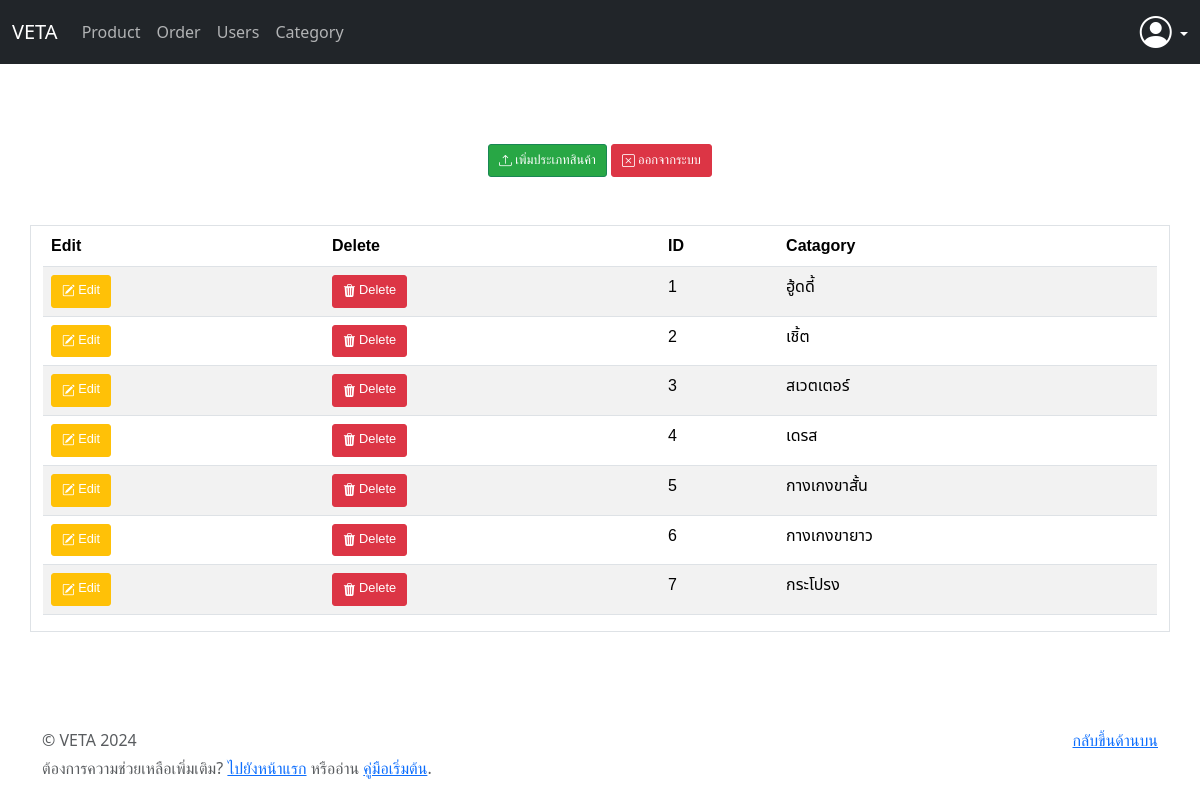
The app's page /login/category/indextype.php (signed in) with its own data.
### tables this page shows
CREATE TABLE `product_type` (
  `pt_id` int(3) NOT NULL,
  `pt_name` varchar(200) NOT NULL
);

### login/category/indextype.php (the view, shortened to what this page needs)
<!doctype html>
<html lang="th" data-bs-theme="auto">
<head>
    <link rel="stylesheet" href="https://cdn.datatables.net/2.1.7/css/dataTables.dataTables.css" />
    <link href="https://cdn.jsdelivr.net/npm/bootstrap@5.3.3/dist/css/bootstrap.min.css" rel="stylesheet">
    <link rel="stylesheet" href="https://cdn.jsdelivr.net/npm/bootstrap-icons@1.11.3/font/bootstrap-icons.min.css">
    <link rel="stylesheet" href="https://cdn.jsdelivr.net/npm/bootstrap-icons@1.11.3/font/bootstrap-icons.min.css">
    <link rel="stylesheet" href="https://cdn.jsdelivr.net/npm/@docsearch/css@3">
    <link href="../assets/dist/css/bootstrap.min.css" rel="stylesheet">
</head>
<body>
    <header data-bs-theme="dark">
        <nav class="navbar navbar-expand-md navbar-light fixed-top bg-dark">
            <div class="container-fluid">
                <a class="navbar-brand">VETA</a>
                <div class="collapse navbar-collapse" id="navbarCollapse">
                    <ul class="navbar-nav me-auto mb-2 mb-md-0">
                        <li class="nav-item">
                            <a class="nav-link" href="../product/indexproduct.php">Product</a>
                        </li>
                        <li class="nav-item">
  		<a class="nav-link" href="../order/view_order.php">Order</a>
		</li>
       <li class="nav-item">
                        <a class="nav-link" href="../user/user_list.php">Users</a>
                    </li>
         <li class="nav-item">
                        <a class="nav-link" href="../category/indextype.php">Category</a>
                    </li>
                            </ul>
                    <div class="dropdown text-end">
                        <a href="#" class="d-block link-body-emphasis text-decoration-none dropdown-toggle"
                           data-bs-toggle="dropdown" aria-expanded="false">
                            <i class="bi bi-person-circle" style="font-size: 32px;"></i>
                        </a>
                    </div>
                </div>
            </div>
        </nav>
    </header>
    <main>
        <section class="py-5 text-center container">
            <div class="row py-lg-5">
            </div>
               <a href="insert.php" class="btn btn-success"><i class="bi bi-upload"></i> เพิ่มประเภทสินค้า </a>
                        <a class="btn btn-danger" href="logout.php"><i class="bi bi-x-square"></i> ออกจากระบบ</a>
        </section>
        <div class="container border">
<table id="myTable" class="table table-striped table table-hover" style="width:100%">
        <thead>
            <tr>
              <th>Edit</th>
              <th>Delete</th>
                <th>ID</th>
                <th>Catagory</th>
            </tr>
        </thead>
        <tbody>
<?php
 include_once("connectdb.php");
 $sql = "SELECT * FROM product_type ;";
 $rs = mysqli_query($conn, $sql);
 while ($data = mysqli_fetch_array($rs)){
?>
            <tr>
              <td>
    <a href="update.php?id=<?= $data['pt_id']; ?>" class="btn btn-warning btn-sm">
        <i class="bi bi-pencil-square"></i> Edit
    </a>
</td>
<td>
    <a href="delete.php?id=<?= $data['pt_id']; ?>" class="btn btn-danger btn-sm"
       onclick="return confirm('คุณแน่ใจว่าต้องการลบประเภทสินค้านี้?');">
        <i class="bi bi-trash3-fill"></i> Delete
    </a>
</td>
                <td><?=$data['pt_id'];?></td>
                <td><?=$data['pt_name'];?></td>
            </tr>
<?php
 }
?>
         </tbody>
    </table>
</div>
<br>
    <footer class="text-body-secondary py-5">
        <div class="container">
            <p class="float-end mb-1">
                <a href="#">กลับขึ้นด้านบน</a>
            </p>
            <p class="mb-1">&copy; VETA  2024</p>
            <p class="mb-0">ต้องการความช่วยเหลือเพิ่มเติม? <a href="/">ไปยังหน้าแรก</a> หรืออ่าน
                <a href="../getting-started/introduction">คู่มือเริ่มต้น</a>.
            </p>
        </div>
    </footer>
</body>
</html>

### login/category/indextype.php (style rules this page uses)
.btn { padding: 5px 10px; font-size: 0.8rem; border-radius: 3px; }
.btn-success { background-color: #28a745; color: #fff; }
.btn-warning { background-color: #ffc107; color: #fff; }
.btn-danger { background-color: #dc3545; color: #fff; }
.bi { vertical-align: -.125em; fill: currentColor; }
table { font-family: 'Noto Sans Thai', sans-serif; }

### records on screen
product_type: pt_id "1", pt_name "ฮู้ดดี้"
product_type: pt_id "2", pt_name "เชิ้ต"
product_type: pt_id "3", pt_name "สเวตเตอร์"
product_type: pt_id "4", pt_name "เดรส"
product_type: pt_id "5", pt_name "กางเกงขาสั้น"
product_type: pt_id "6", pt_name "กางเกงขายาว"
product_type: pt_id "7", pt_name "กระโปรง"
